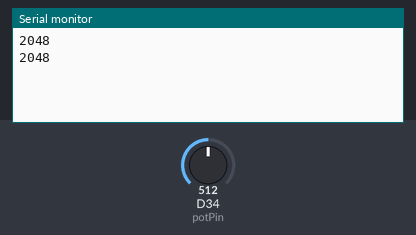
Simulated run of this sketch. Board: Arduino Due. Parts: the last lines printed to the serial monitor. The inputs (shaded band) are chosen by the test bench; at power-on: D34 (potPin) = 512 (analog values on the 0–1023 scale).

Above: at 1.8 s.
1.9 s: D34 (potPin) set to 716
At 2.7 s:
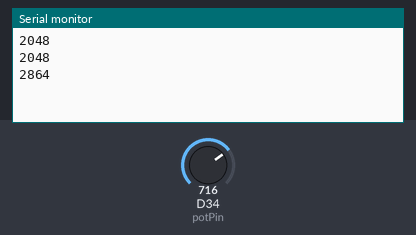
3.4 s: D34 (potPin) set to 900
At 4.8 s:
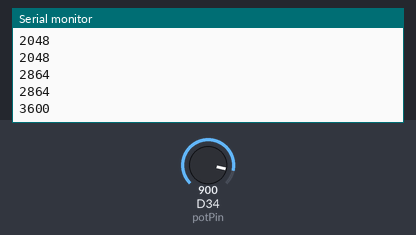
Timing chart, 0 to 6.4 s (numbered marks = the images above; inputs shaded):
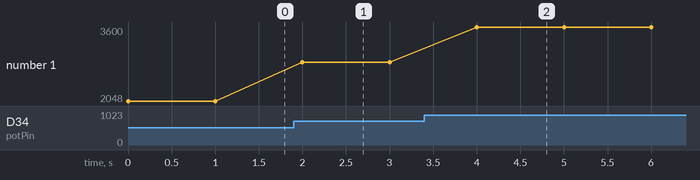

Measured:
- after the input at 1.9 s, the serial monitor: prints a new line after 0.10 s (image 1)
- after the input at 3.4 s, the serial monitor: prints a new line after 0.60 s (image 2)
- plotted number 1: 2048 → 2864 after the input at 1.9 s, 2864 → 3600 after the input at 3.4 s

The sketch:

xd.ino
```cpp
const int potPin = 34; // Pin GPIO34 (ADC1_CH6) para el potenciómetro

void setup() {
  Serial.begin(9600); // Inicializar la comunicación serial
  analogReadResolution(12); // Establecer resolución de lectura analógica a 12 bits
}

void loop() {
  int potValue = analogRead(potPin); // Leer el valor del potenciómetro
  Serial.println(potValue); // Imprimir el valor leído en el puerto serie
  delay(1000); // Esperar 100 milisegundos antes de la próxima lectura
}
```
